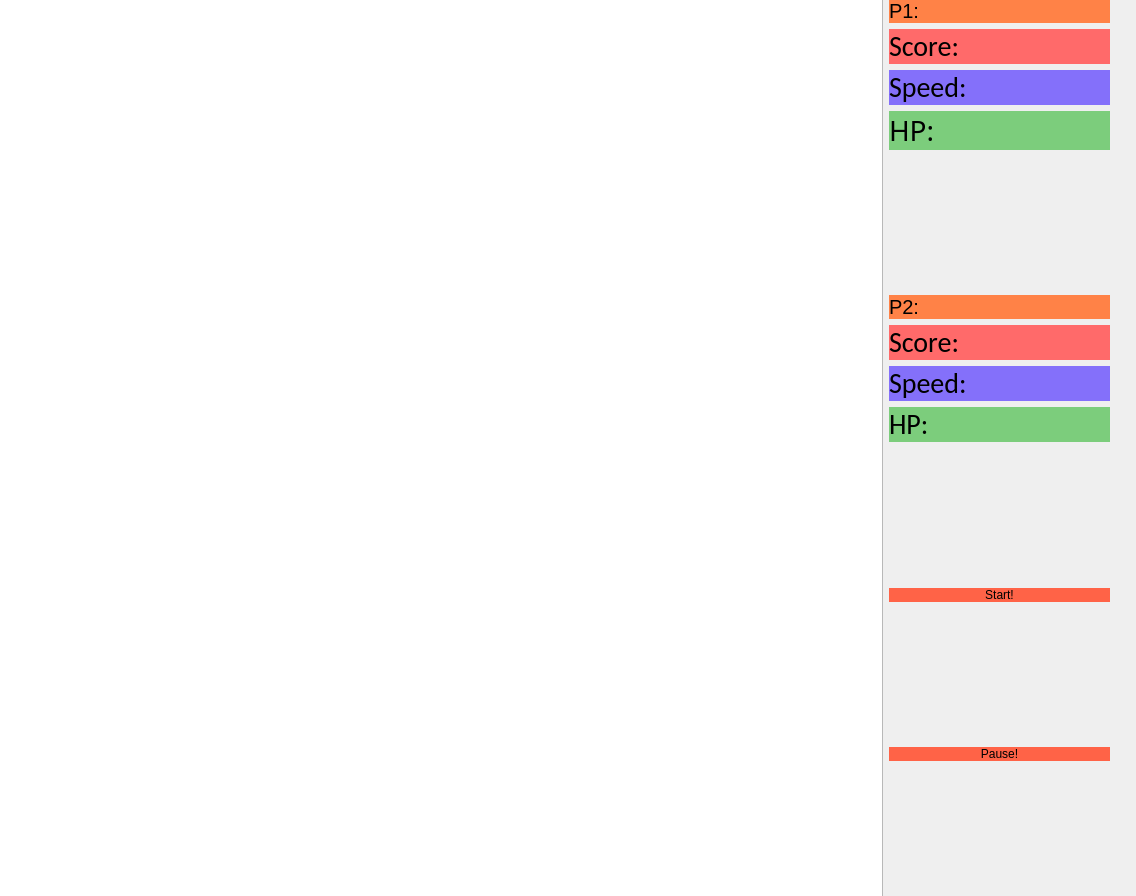
<?xml version="1.0" encoding="UTF-8"?>
<ui version="4.0">
 <class>PVPGame</class>
 <widget class="QDialog" name="PVPGame">
  <property name="geometry">
   <rect>
    <x>0</x>
    <y>0</y>
    <width>1136</width>
    <height>896</height>
   </rect>
  </property>
  <property name="windowTitle">
   <string>Dialog</string>
  </property>
  <widget class="QWidget" name="horizontalLayoutWidget">
   <property name="geometry">
    <rect>
     <x>-1</x>
     <y>-1</y>
     <width>1111</width>
     <height>901</height>
    </rect>
   </property>
   <layout class="QHBoxLayout" name="horizontalLayout" stretch="4,1">
    <item>
     <widget class="QGraphicsView" name="Game_View">
      <property name="font">
       <font>
        <pointsize>21</pointsize>
       </font>
      </property>
     </widget>
    </item>
    <item>
     <layout class="QVBoxLayout" name="verticalLayout_4">
      <item>
       <widget class="QLabel" name="P1">
        <property name="font">
         <font>
          <pointsize>15</pointsize>
         </font>
        </property>
        <property name="styleSheet">
         <string notr="true">background-color:rgb(255,130,71);
border-radius:20px</string>
        </property>
        <property name="text">
         <string>P1:</string>
        </property>
       </widget>
      </item>
      <item>
       <widget class="QLabel" name="ScoreLabel">
        <property name="font">
         <font>
          <family>Calibri</family>
          <pointsize>21</pointsize>
         </font>
        </property>
        <property name="styleSheet">
         <string notr="true">background-color:rgb(255,106,106);
border-radius:20px;</string>
        </property>
        <property name="text">
         <string>Score:</string>
        </property>
       </widget>
      </item>
      <item>
       <widget class="QLabel" name="SpeedLabel">
        <property name="font">
         <font>
          <family>Calibri</family>
          <pointsize>21</pointsize>
          <italic>false</italic>
         </font>
        </property>
        <property name="styleSheet">
         <string notr="true">background-color:rgb(132,112,250);
border-radius:20px;
</string>
        </property>
        <property name="text">
         <string>Speed:</string>
        </property>
       </widget>
      </item>
      <item>
       <widget class="QLabel" name="LifeLabel">
        <property name="font">
         <font>
          <family>Microsoft YaHei</family>
          <pointsize>21</pointsize>
         </font>
        </property>
        <property name="styleSheet">
         <string notr="true">background-color:rgb(124,205,124);
border-radius:20px;
font-family:Microsoft YaHei</string>
        </property>
        <property name="text">
         <string>HP:</string>
        </property>
       </widget>
      </item>
      <item>
       <spacer name="verticalSpacer_2">
        <property name="orientation">
         <enum>Qt::Vertical</enum>
        </property>
        <property name="sizeHint" stdset="0">
         <size>
          <width>20</width>
          <height>40</height>
         </size>
        </property>
       </spacer>
      </item>
      <item>
       <widget class="QLabel" name="P2">
        <property name="font">
         <font>
          <pointsize>15</pointsize>
         </font>
        </property>
        <property name="styleSheet">
         <string notr="true">background-color:rgb(255,130,71);
border-radius:20px;</string>
        </property>
        <property name="text">
         <string>P2:</string>
        </property>
       </widget>
      </item>
      <item>
       <widget class="QLabel" name="ScoreLabel_2">
        <property name="font">
         <font>
          <family>Calibri</family>
          <pointsize>21</pointsize>
         </font>
        </property>
        <property name="styleSheet">
         <string notr="true">background-color:rgb(255,106,106);
border-radius:20px;</string>
        </property>
        <property name="text">
         <string>Score:</string>
        </property>
       </widget>
      </item>
      <item>
       <widget class="QLabel" name="SpeedLabel_2">
        <property name="font">
         <font>
          <family>Calibri</family>
          <pointsize>21</pointsize>
         </font>
        </property>
        <property name="styleSheet">
         <string notr="true">background-color:rgb(132,112,250);
border-radius:20px;
</string>
        </property>
        <property name="text">
         <string>Speed:</string>
        </property>
       </widget>
      </item>
      <item>
       <widget class="QLabel" name="LifeLabel_2">
        <property name="font">
         <font>
          <family>Calibri</family>
          <pointsize>21</pointsize>
         </font>
        </property>
        <property name="styleSheet">
         <string notr="true">background-color:rgb(124,205,124);
border-radius:20px</string>
        </property>
        <property name="text">
         <string>HP:</string>
        </property>
       </widget>
      </item>
      <item>
       <spacer name="verticalSpacer_3">
        <property name="orientation">
         <enum>Qt::Vertical</enum>
        </property>
        <property name="sizeHint" stdset="0">
         <size>
          <width>20</width>
          <height>40</height>
         </size>
        </property>
       </spacer>
      </item>
      <item>
       <widget class="QPushButton" name="startButton">
        <property name="styleSheet">
         <string notr="true">background-color:rgb(255,99,71);
border-radius:20px</string>
        </property>
        <property name="text">
         <string>Start!</string>
        </property>
        <property name="icon">
         <iconset resource="res.qrc">
          <normaloff>:/images/icons/start.png</normaloff>:/images/icons/start.png</iconset>
        </property>
        <property name="iconSize">
         <size>
          <width>50</width>
          <height>50</height>
         </size>
        </property>
       </widget>
      </item>
      <item>
       <spacer name="verticalSpacer">
        <property name="orientation">
         <enum>Qt::Vertical</enum>
        </property>
        <property name="sizeHint" stdset="0">
         <size>
          <width>20</width>
          <height>40</height>
         </size>
        </property>
       </spacer>
      </item>
      <item>
       <widget class="QPushButton" name="pausebutton">
        <property name="styleSheet">
         <string notr="true">background-color:rgb(255,99,71);
border-radius:20px</string>
        </property>
        <property name="text">
         <string>Pause!</string>
        </property>
        <property name="icon">
         <iconset resource="res.qrc">
          <normaloff>:/images/icons/pause.png</normaloff>:/images/icons/pause.png</iconset>
        </property>
        <property name="iconSize">
         <size>
          <width>50</width>
          <height>50</height>
         </size>
        </property>
       </widget>
      </item>
      <item>
       <spacer name="verticalSpacer_4">
        <property name="orientation">
         <enum>Qt::Vertical</enum>
        </property>
        <property name="sizeHint" stdset="0">
         <size>
          <width>20</width>
          <height>40</height>
         </size>
        </property>
       </spacer>
      </item>
     </layout>
    </item>
   </layout>
  </widget>
 </widget>
 <resources>
  <include location="res.qrc"/>
 </resources>
 <connections/>
</ui>
